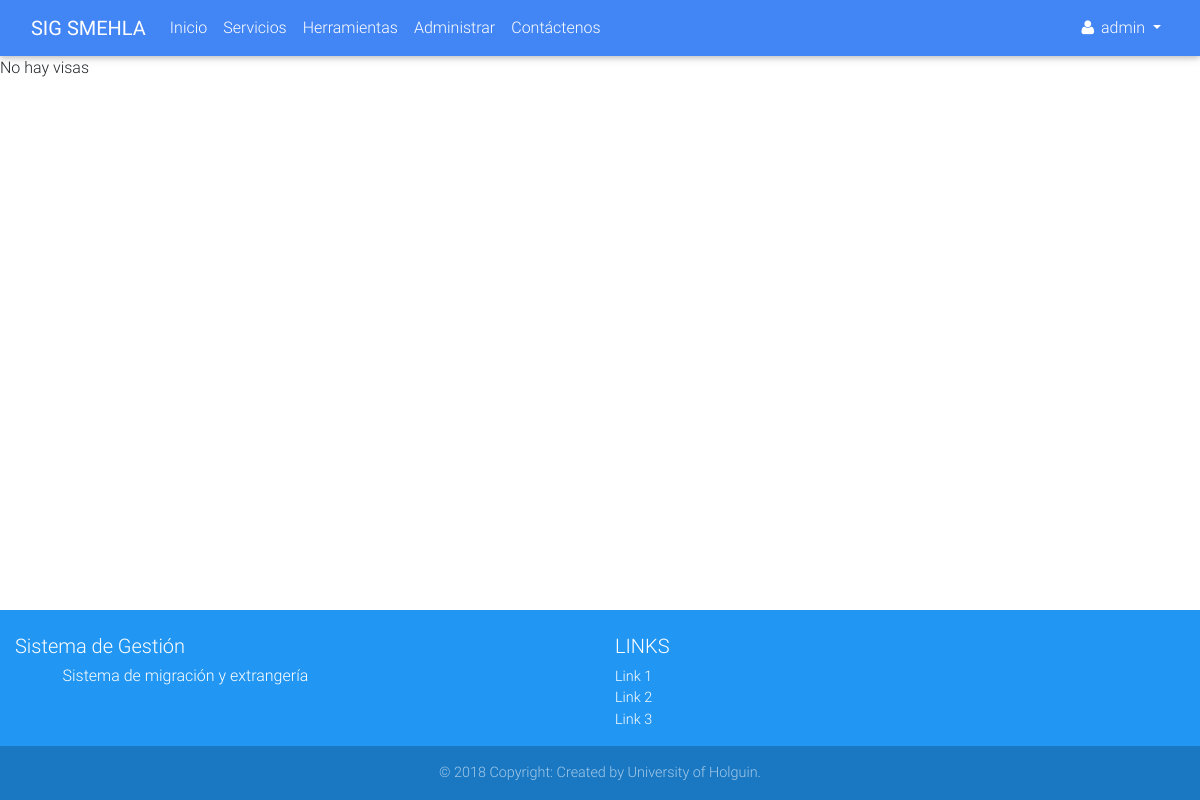
/visa/list/ (signed in), run on an earlier commit of the app's database.
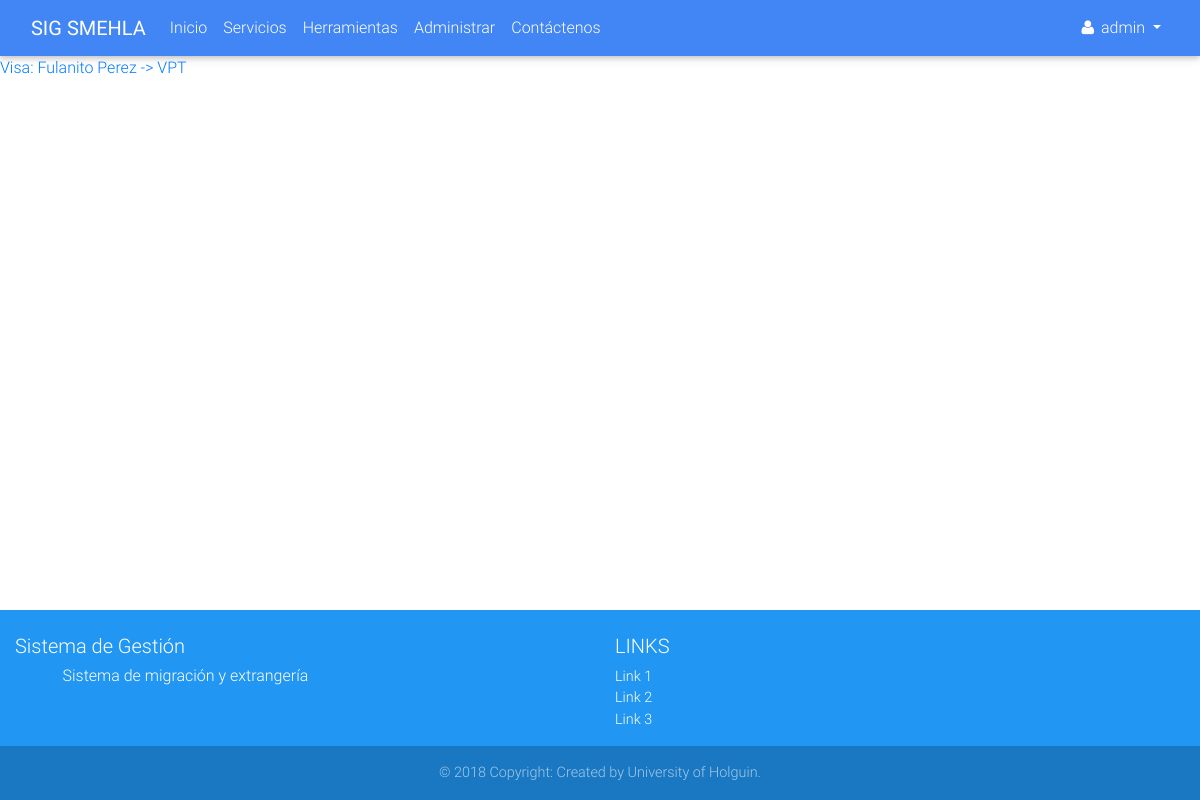
And on a later commit of the database.
### services/models.py (models this page shows, shortened)
class Service(models.Model):
    SERVICE_STATUS = (
        ('1', 'Solicitud'),
        ('2', 'Facturacion'),
        ('3', 'Revision'),
        ('4', 'Autenticar'),
        ('5', 'Entrega'),
    )
    SERVICE_TYPE = {
        'visa': 'Visa',
    }
    client = models.ForeignKey(Client, on_delete=models.CASCADE)
    status = models.CharField('Estado', max_length=1, choices=SERVICE_STATUS)
    service_type = None

class Visa(Service):
    REQUEST_SPECIFICATION = (
        ('VT', 'VT'),
        ('VPT', 'VPT'),
        ('VP', 'VP'),
        ('VE', 'VE'),
        ('VTM', 'VTM'),
        ('VOR', 'VOR'),
        ('VTU', 'VTU'),
        ('VCD', 'Visado de corta duracion'),
    )
    REQUEST_TYPE = (
        ('C', 'Caducidad'),
        ('E', 'Extravio'),
    )
    service_type = Service.SERVICE_TYPE['visa']
    specification = models.CharField('especificacion', max_length=3, choices=REQUEST_SPECIFICATION)
    extension_request_date = models.DateField('Pedido de prorroga')
    request_type = models.CharField('Tipo de solicitud', max_length=1, choices=REQUEST_TYPE)
    passport_no = models.CharField('No. de Pasaporte', max_length=100)
    passport_issuance_date = models.DateField('Fecha de emision de pasaporte')
    passport_expiration_date = models.DateField('Fecha de vencimiento de pasaporte')
    visa_no = models.CharField('No. de Visa', max_length=100)
    visa_issuance_date = models.DateField('Fecha de emision de Visa')
    visa_expiration_date = models.DateField('Fecha de vencimiento de Visa')
    def __str__(self):
        return '{}: {} -> {}'.format(self.service_type, self.client, self.specification)

class Service(models.Model):
    SERVICE_STATUS = (
        ('1', 'Solicitud'),
        ('2', 'Facturacion'),
        ('3', 'Revision'),
        ('4', 'Autenticar'),
        ('5', 'Entrega'),
    )
    SERVICE_TYPE = {
        'visa': 'Visa',
    }
    client = models.ForeignKey(Client, on_delete=models.CASCADE)
    status = models.CharField('Estado', max_length=1, choices=SERVICE_STATUS)
    service_type = None

class Client(models.Model):
    CIVIL_STATUS = (
        ('s', 'Soltero'),
        ('e', 'Comprometido'),
        ('m', 'Casado'),
        ('w', 'Viudo'),
    )
    def upload_file(self, filename):
        ext = filename.split('.')[-1]
        return 'clients/{}.{}'.format(self.ci, ext)
    ci = models.CharField(max_length=13, unique=True)
    first_name = models.CharField(max_length=30)
    last_name = models.CharField(max_length=150)
    born_date = models.DateField()
    civil_status = models.CharField(choices=CIVIL_STATUS, max_length=1)
    naturalness = models.CharField('Naturalidad', max_length=30)
    nationality = models.CharField('Nacionalidad', max_length=30)
    father = models.CharField(max_length=200)
    mother = models.CharField(max_length=200)
    address = models.TextField()
    email = models.EmailField()
    phone = models.PositiveIntegerField('Numero de telefono')
    data_attachment = models.FileField('Ficheros adjuntos', upload_to=upload_file, null=True, blank=True)
    def get_full_name(self):
        full_name = '%s %s' % (self.first_name, self.last_name)
        return full_name.strip()
    def __str__(self):
        return self.get_full_name()

### services/views.py (the view)
# urls.py: path('visa/list/', views.VisaListView.as_view(), name='visa_list'),
class VisaListView(mixins.LoginRequiredMixin, generic.ListView):
    model = models.Visa

### accounts/models.py (called while the page is built)
    def __str__(self):
        if self.first_name and self.last_name:
            return self.get_full_name()
        else:
            return self.username

### services/templates/services/visa_list.html (shortened to what this page needs)
{% extends 'navbar.html' %}
{% block main %}
    {% for visa in visa_list %}
        <p><a href="{% url 'services:visa_detail' visa.pk %}">{{ visa }}</a></p>
        {% empty %}
        <p>No hay visas</p>
    {% endfor %}
{% endblock %}

What changed in the data, as far as the page shows it:
added Visa: specification.last_name "Visa: Fulanito Perez -> VPT"
Also different on the page:
text no longer shown: "No hay visas"
